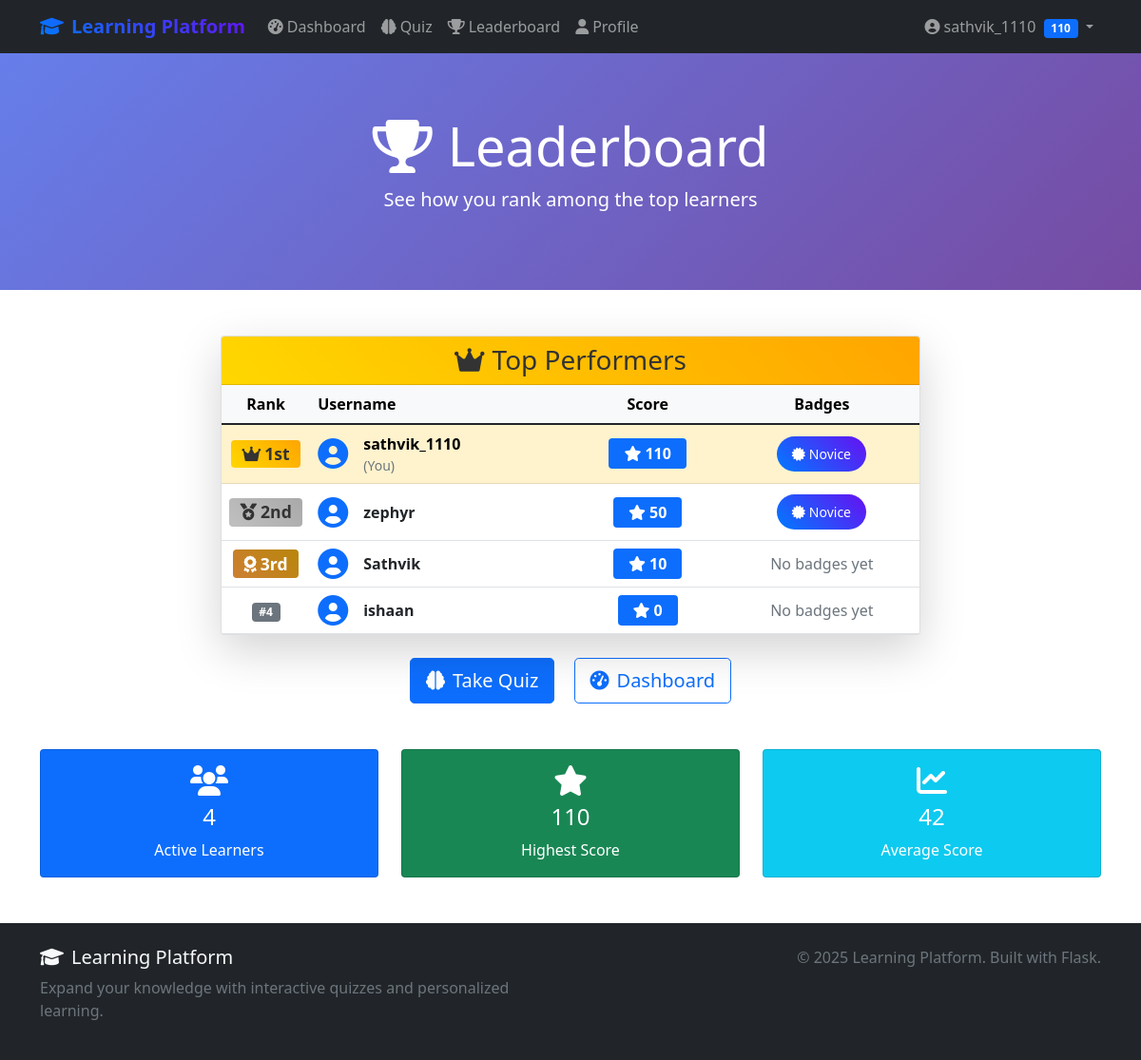
The page /leaderboard (signed in) on the database its author committed.
### app.py (models this page shows, shortened)
class User(UserMixin, db.Model):
    id = db.Column(db.Integer, primary_key=True)
    username = db.Column(db.String(80), unique=True, nullable=False, index=True)
    password_hash = db.Column(db.String(120), nullable=False)
    score = db.Column(db.Integer, default=0)
    is_admin = db.Column(db.Boolean, default=False)
    created_at = db.Column(db.DateTime, default=datetime.utcnow)
    badges = db.relationship('Badge', secondary=user_badges, lazy='subquery',
                           backref=db.backref('users', lazy=True))
    interests = db.relationship('Topic', secondary=user_interests, lazy='subquery',
                              backref=db.backref('interested_users', lazy=True))
    quiz_history = db.relationship('QuizHistory', backref='user', lazy=True, cascade='all, delete-orphan')

class Badge(db.Model):
    id = db.Column(db.Integer, primary_key=True)
    name = db.Column(db.String(50), unique=True, nullable=False)
    description = db.Column(db.String(200))
    points_required = db.Column(db.Integer, default=0)

### app.py (the view)
@app.route('/leaderboard')
def leaderboard():
    top_users = User.query.order_by(User.score.desc()).limit(10).all()
    return render_template('leaderboard.html', top_users=top_users)

### app.py (called while the page is built)
@login_manager.user_loader
def load_user(user_id):
    return User.query.get(int(user_id))

### templates/leaderboard.html (shortened to what this page needs)
{% extends "base.html" %}
{% block content %}
<div class="hero-section">
    <div class="container">
        <div class="row">
            <div class="col-lg-12 text-center">
                <h1 class="display-4"><i class="fas fa-trophy me-3"></i>Leaderboard</h1>
                <p class="lead">See how you rank among the top learners</p>
            </div>
        </div>
    </div>
</div>
<div class="container my-5">
    <div class="row justify-content-center">
        <div class="col-lg-8">
            <div class="card shadow-lg">
                <div class="card-header text-center" style="background: linear-gradient(45deg, #FFD700, #FFA500); color: #333;">
                    <h3 class="card-title mb-0">
                        <i class="fas fa-crown me-2"></i>Top Performers
                    </h3>
                </div>
                <div class="card-body p-0">
                    {% if top_users %}
                        <div class="table-responsive">
                            <table class="table table-hover mb-0">
                                <thead class="table-light">
                                    <tr>
                                        <th class="text-center" style="width: 80px;">Rank</th>
                                        <th>Username</th>
                                        <th class="text-center">Score</th>
                                        <th class="text-center">Badges</th>
                                    </tr>
                                </thead>
                                <tbody>
                                    {% for user in top_users %}
                                        <tr class="{% if current_user.is_authenticated and user.id == current_user.id %}table-warning{% endif %}">
                                            <td class="text-center align-middle">
                                                {% if loop.index <= 3 %}
                                                    {% if loop.index == 1 %}
                                                        <span class="badge" style="background: linear-gradient(45deg, #FFD700, #FFA500); color: #333; font-size: 1.1em;">
                                                            <i class="fas fa-crown me-1"></i>1st
                                                        </span>
                                                    {% elif loop.index == 2 %}
                                                        <span class="badge" style="background: linear-gradient(45deg, #C0C0C0, #A9A9A9); color: #333; font-size: 1.1em;">
                                                            <i class="fas fa-medal me-1"></i>2nd
                                                        </span>
                                                    {% else %}
                                                        <span class="badge" style="background: linear-gradient(45deg, #CD7F32, #B8860B); color: white; font-size: 1.1em;">
                                                            <i class="fas fa-award me-1"></i>3rd
                                                        </span>
                                                    {% endif %}
                                                {% else %}
                                                    <span class="badge bg-secondary">#{{ loop.index }}</span>
                                                {% endif %}
                                            </td>
                                            <td class="align-middle">
                                                <div class="d-flex align-items-center">
                                                    <i class="fas fa-user-circle fa-2x me-3 text-primary"></i>
                                                    <div>
                                                        <strong>{{ user.username }}</strong>
                                                        {% if current_user.is_authenticated and user.id == current_user.id %}
                                                            <small class="text-muted d-block">(You)</small>
                                                        {% endif %}
                                                    </div>
                                                </div>
                                            </td>
                                            <td class="text-center align-middle">
                                                <span class="badge bg-primary fs-6 px-3 py-2">
                                                    <i class="fas fa-star me-1"></i>{{ user.score }}
                                                </span>
                                            </td>
                                            <td class="text-center align-middle">
                                                {% if user.badges %}
                                                    {% for badge in user.badges %}
                                                        <span class="badge-custom small me-1">
                                                            <i class="fas fa-certificate me-1"></i>{{ badge.name }}
                                                        </span>
                                                    {% endfor %}
                                                {% else %}
                                                    <span class="text-muted">No badges yet</span>
                                                {% endif %}
                                            </td>
                                        </tr>
                                    {% endfor %}
                                </tbody>
                            </table>
                        </div>
                    {% else %}
                        <div class="text-center py-5">
                            <i class="fas fa-users-slash fa-4x text-muted mb-3"></i>
                            <h4 class="text-muted">No users found</h4>
                            <p class="text-muted">Be the first to start learning and claim the top spot!</p>
                        </div>
                    {% endif %}
                </div>
            </div>
            <div class="text-center mt-4">
                {% if current_user.is_authenticated %}
                    <a href="{{ url_for('quiz') }}" class="btn btn-primary btn-lg me-3">
                        <i class="fas fa-brain me-2"></i>Take Quiz
                    </a>
                    <a href="{{ url_for('dashboard') }}" class="btn btn-outline-primary btn-lg">
                        <i class="fas fa-tachometer-alt me-2"></i>Dashboard
                    </a>
                {% endif %}
            </div>
        </div>
    </div>
    {% if top_users %}
        <div class="row mt-5">
            <div class="col-md-4">
                <div class="card text-center bg-primary text-white">
                    <div class="card-body">
                        <i class="fas fa-users fa-2x mb-2"></i>
                        <h4>{{ top_users|length }}</h4>
                        <p class="mb-0">Active Learners</p>
                    </div>
                </div>
            </div>
            <div class="col-md-4">
                <div class="card text-center bg-success text-white">
                    <div class="card-body">
                        <i class="fas fa-star fa-2x mb-2"></i>
                        <h4>{{ top_users[0].score if top_users }}</h4>
                        <p class="mb-0">Highest Score</p>
                    </div>
                </div>
            </div>
            <div class="col-md-4">
                <div class="card text-center bg-info text-white">
                    <div class="card-body">
                        <i class="fas fa-chart-line fa-2x mb-2"></i>
                        <h4>{{ (top_users|sum(attribute='score') / top_users|length)|round|int if top_users }}</h4>
                        <p class="mb-0">Average Score</p>
                    </div>
                </div>
            </div>
        </div>
    {% endif %}
</div>
{% endblock %}

### templates/base.html (shortened to what this page needs)
<!DOCTYPE html>
<html lang="en">
<head>
    <link href="https://cdnjs.cloudflare.com/ajax/libs/bootstrap/5.1.3/css/bootstrap.min.css" rel="stylesheet">
    <link href="https://cdnjs.cloudflare.com/ajax/libs/font-awesome/6.0.0/css/all.min.css" rel="stylesheet">
</head>
<body>
    <nav class="navbar navbar-expand-lg navbar-dark bg-dark">
        <div class="container">
            <a class="navbar-brand" href="{{ url_for('index') }}">
                <i class="fas fa-graduation-cap me-2"></i>Learning Platform
            </a>
            <div class="collapse navbar-collapse" id="navbarNav">
                <ul class="navbar-nav me-auto">
                    {% if current_user.is_authenticated %}
                        <li class="nav-item">
                            <a class="nav-link" href="{{ url_for('dashboard') }}">
                                <i class="fas fa-tachometer-alt me-1"></i>Dashboard
                            </a>
                        </li>
                        <li class="nav-item">
                            <a class="nav-link" href="{{ url_for('quiz') }}">
                                <i class="fas fa-brain me-1"></i>Quiz
                            </a>
                        </li>
                        <li class="nav-item">
                            <a class="nav-link" href="{{ url_for('leaderboard') }}">
                                <i class="fas fa-trophy me-1"></i>Leaderboard
                            </a>
                        </li>
                        <li class="nav-item">
                            <a class="nav-link" href="{{ url_for('profile') }}">
                                <i class="fas fa-user me-1"></i>Profile
                            </a>
                        </li>
                    {% endif %}
                </ul>
                <ul class="navbar-nav">
                    {% if current_user.is_authenticated %}
                        <li class="nav-item dropdown">
                            <a class="nav-link dropdown-toggle" href="#" id="userDropdown" role="button" data-bs-toggle="dropdown">
                                <i class="fas fa-user-circle me-1"></i>{{ current_user.username }}
                                <span class="badge bg-primary ms-1">{{ current_user.score }}</span>
                            </a>
                        </li>
                    {% endif %}
                </ul>
            </div>
        </div>
    </nav>
    <main>
        {% block content %}{% endblock %}
    </main>
    <footer class="bg-dark text-light mt-5 py-4">
        <div class="container">
            <div class="row">
                <div class="col-md-6">
                    <h5><i class="fas fa-graduation-cap me-2"></i>Learning Platform</h5>
                    <p class="text-muted">Expand your knowledge with interactive quizzes and personalized learning.</p>
                </div>
                <div class="col-md-6 text-md-end">
                    <p class="text-muted mb-0">&copy; 2025 Learning Platform. Built with Flask.</p>
                </div>
            </div>
        </div>
    </footer>
</body>
</html>

### templates/base.html (style rules this page uses)
.badge-custom { background: linear-gradient(45deg, #007bff, #6610f2); color: white; padding: 0.5rem 1rem; border-radius: 20px; margin: 0.2rem; display: inline-block; }
.navbar-brand { font-weight: bold; background: linear-gradient(45deg, #007bff, #6610f2); -webkit-background-clip: text; -webkit-text-fill-color: transparent; background-clip: text; }
.hero-section { background: linear-gradient(135deg, #667eea 0%, #764ba2 100%); color: white; padding: 4rem 0; }

### rows shown on the page
User: username "sathvik_1110", score "110", shows "1st", shows "(You)"
Badge: name "Novice"
User: shows "2nd", username "zephyr", score "50"
User: shows "3rd", username "Sathvik", score "10", shows "No badges yet"
User: username "ishaan", score "0", shows "No badges yet"

### other values the page prints
{{ top_users|length }} "4"
